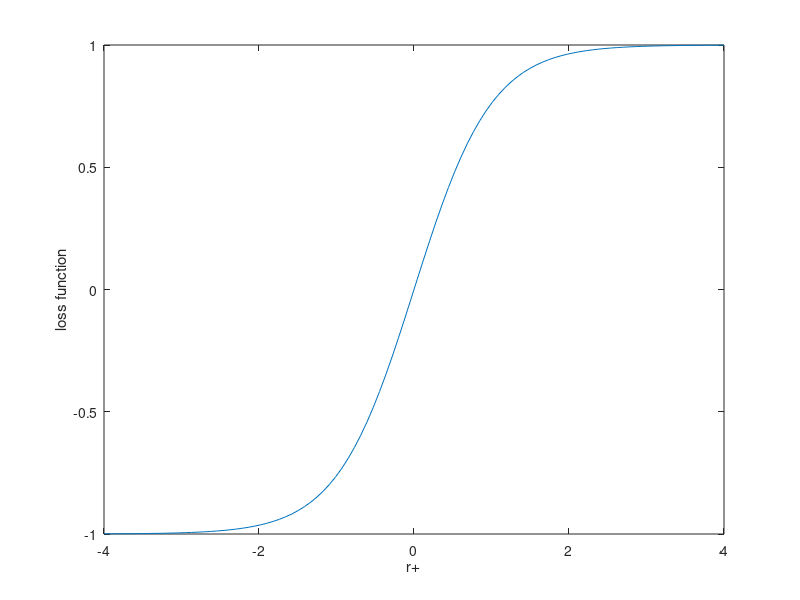

Write the MATLAB code that produced this figure.
loss = [];
r = linspace(-4, 4, 100);

    for j = 1:length(r)
        loss(j) = (1-exp(-2*r(j)))/(1+exp(-2*r(j)));
    end
    plot(r,loss);
    xlabel('r+');
    ylabel('loss function');